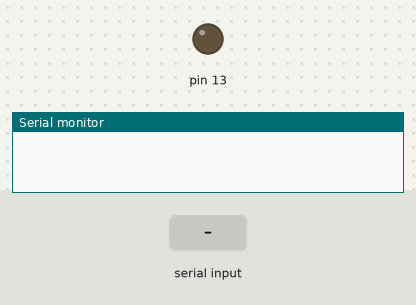
Simulated run of this sketch. Board: Arduino Uno, built with avr-gcc and run on an emulated ATmega328P. On the bench: output pins drawn as LEDs (lit = HIGH), the last lines printed to the serial monitor. Inputs (shaded band) come from the test bench.

Above: at 1.2 s.
1.3 s: "R" received over Serial
At 1.7 s:
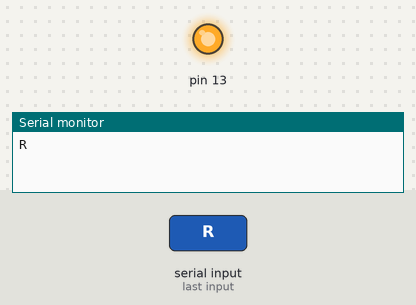
2.8 s: "L" received over Serial
At 4.0 s:
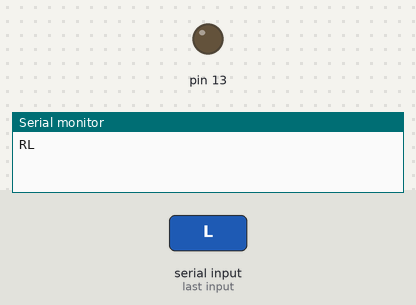
Timing chart, 0 to 5.8 s (numbered marks = the images above; inputs shaded):
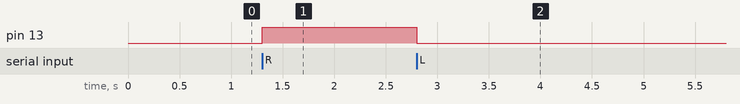

Measured:
- after the input at 1.3 s, pin 13: LOW → HIGH at once
- after the input at 2.8 s, pin 13: HIGH → LOW at once

The sketch:

buzzer_rang.ino
```cpp
int status = 0;

void setup() {
  // put your setup code here, to run once:
  Serial.begin(9600);
  pinMode(13,OUTPUT);

}

void loop() {
  // put your main code here, to run repeatedly:
  if(Serial.available()>0){
    char data = Serial.read();

    Serial.write(data);


    if(data == 'R'){
      status = 1;
      }else if (data == 'L'){
        status = 0;
        }

    //delay(50);


    if(status == 1) {
      digitalWrite(13,HIGH);
      }else{
              digitalWrite(13,LOW);
        }


}

}
```
